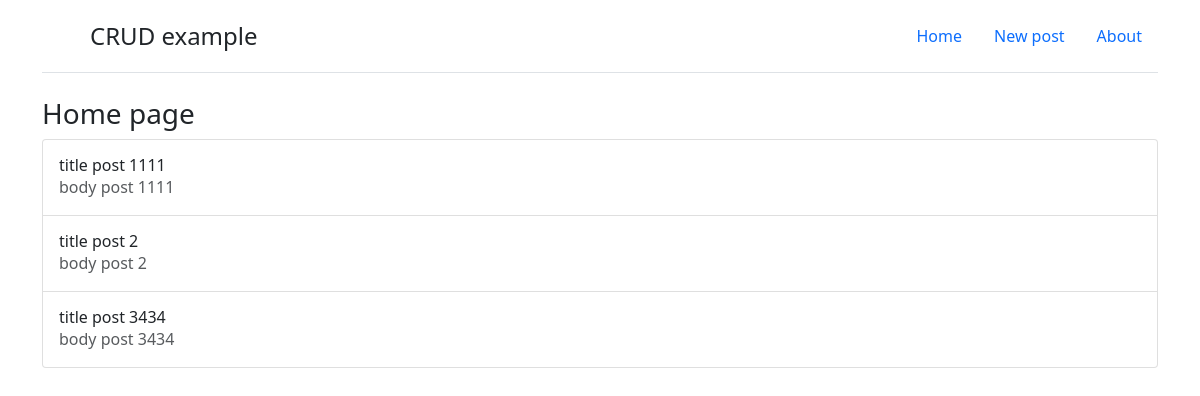
Before: / with the older database file.
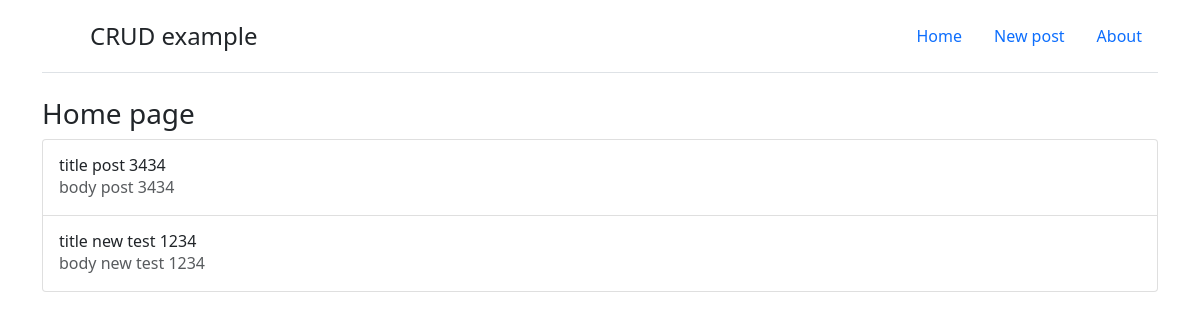
After: the same page with the newer database file.
### blog_app/models.py (models this page shows, shortened)
class Post(models.Model):
    title = models.CharField(max_length=200)
    author = models.ForeignKey(
        'auth.User',
        on_delete=models.CASCADE,
    )
    body = models.TextField()

### blog_app/views.py (the view)
# urls.py: path('', BlogHomePage.as_view(), name='home'),
class BlogHomePage(ListView):
    model = Post
    template_name = 'home.html'
    context_object_name = 'all_posts_list'

### templates/home.html (shortened to what this page needs)
{% extends "base.html" %}
{% block content %}
    <h3>Home page</h3>
<div class="list-group">
    {% for post in all_posts_list %}
        <a href="{% url 'post_detail' post.pk %}" class="list-group-item list-group-item-action d-flex gap-3 py-3" aria-current="true">
            <div class="d-flex gap-2 w-100 justify-content-between">
            <div>
                <h6 class="mb-0">{{ post.title }}</h6>
                <p class="mb-0 opacity-75"> {{ post.body }} </p>
            </div>
            </div>
        </a>
    {% endfor %}
</div>
{% endblock content %}

### templates/base.html (shortened to what this page needs)
<html>
<head>
    <link href="https://cdn.jsdelivr.net/npm/bootstrap@5.1.3/dist/css/bootstrap.min.css" rel="stylesheet">
</head>
<body>
  <div class="container-sm">
    <header class="d-flex flex-wrap justify-content-center py-3 mb-4 border-bottom">
      <a href="/" class="d-flex align-items-center mb-3 mb-md-0 me-md-auto text-dark text-decoration-none">
        <svg class="bi me-2" width="40" height="32"><use xlink:href="#bootstrap"/></svg>
        <span class="fs-4">CRUD example</span>
      </a>
      <ul class="nav nav-pills">
        <li class="nav-item"><a href="{% url 'home' %}" class="nav-link">Home</a></li>
        <li class="nav-item"><a href="{% url 'new_post' %}" class="nav-link">New post</a></li>
        <li class="nav-item"><a href="{% url 'about' %}" class="nav-link">About</a></li>
      </ul>
    </header>
  </div>
    <div class="container">
        {% block content %}
        {% endblock content %}
    </div>
</body>
</html>

Changed rows visible on the page:
removed Post: title "title post 1111", body "body post 1111"
removed Post: title "title post 2", body "body post 2"
added Post: title "title new test 1234", body "body new test 1234"
